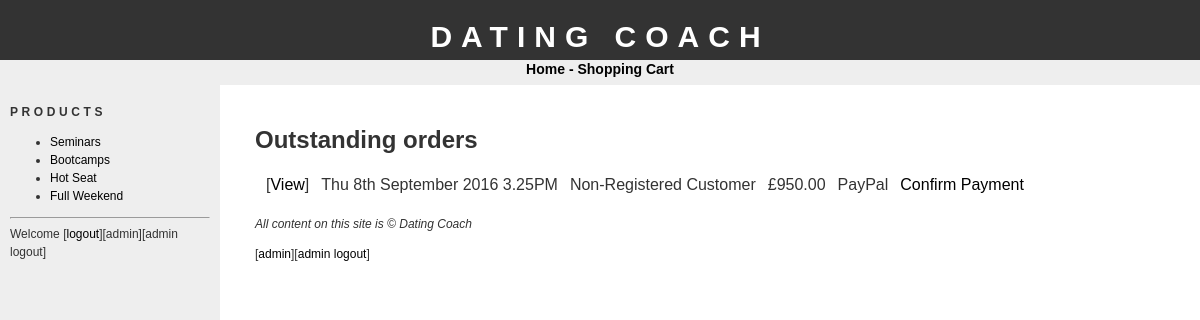
Screenshot of /adminorders.php (signed in) with the database file from the repository.
### tables this page shows
CREATE TABLE `categories` (
  `id` tinyint(4) NOT NULL,
  `name` varchar(100) NOT NULL
);

CREATE TABLE `orders` (
  `id` int(11) NOT NULL,
  `customer_id` int(11) NOT NULL,
  `registered` int(11) NOT NULL,
  `delivery_add_id` int(11) NOT NULL,
  `payment_type` int(11) NOT NULL,
  `date` datetime NOT NULL,
  `status` tinyint(4) NOT NULL,
  `session` varchar(100) NOT NULL,
  `total` float NOT NULL
);

### config.php (called while the page is built, shortened)
<?php
$config_basedir = "http://localhost/go4shop/";

### adminorders.php (the view, shortened to what this page needs)
<?php
require("config.php");
if(isset($_GET['func']) == TRUE) {
$funcsql = "UPDATE orders SET status = 10 WHERE id = " . $_GET['id'];
mysql_query($funcsql);
header("Location: " . $config_basedir . "adminorders.php");
}
else {
require("header.php");
echo "<h1>Outstanding orders</h1>";
$orderssql = "SELECT * FROM orders WHERE status = 2";
$ordersres = mysql_query($orderssql);
$numrows = mysql_num_rows($ordersres);
if($numrows == 0)
{
echo "<strong>No orders</strong>";
}
else
{
echo "<table cellspacing=10>";
while($row = mysql_fetch_assoc($ordersres))
{
echo "<tr>";
echo "<td>[<a href='adminorderdetails.php?id=" . $row['id']. "'>View</a>]</td>";
echo "<td>". date("D jS F Y g.iA", strtotime($row['date'])). "</td>";
echo "<td>";
if($row['registered'] == 1)
{
echo "Registered Customer";
}
else
{
echo "Non-Registered Customer";
}
echo "</td>";
echo "<td>&pound;" . sprintf('%.2f',
$row['total']) . "</td>";
echo "<td>";
if($row['payment_type'] == 1)
{
echo "PayPal";
}
else
{
echo "Cheque";
}
echo "</td>";
echo "<td><a href='adminorders.php?func=conf&id=" . $row['id']. "'>Confirm Payment</a></td>";
echo "</tr>";
}
echo "</table>";
}
}
require("footer.php");
?>

### bar.php
<h1>Products</h1>
<ul>
<?php
$catsql = "SELECT * FROM categories;";
$catres = mysql_query($catsql);
while($catrow = mysql_fetch_assoc($catres))
{
echo "<li><a href='" . $config_basedir. "products.php?id=" . $catrow['id'] . "'>". $catrow['name'] . "</a></li>";
}
?>
</ul>

### css/stylesheet.css (style rules this page uses)
body { font-family: "trebuchet ms", verdana, sans-serif; font-size: 12px; line-height: 1.5em; color: #333; background: #ffffff; margin: 0; padding: 0; text-align: center; width: 100%; }
a:link { text-decoration: none; color: #000; }
#bar h1 { font-size: 12px; text-transform: uppercase; letter-spacing: 0.3em; }

### rows the page displays
categories: name "Seminars"
categories: name "Bootcamps"
categories: name "Hot Seat"
categories: name "Full Weekend"
orders: date "Thu 8th September 2016 3.25PM", registered "Non-Registered Customer", total "950.00", payment_type "PayPal"

### other values shown
$config_sitename "DATING COACH"
$config_sitename "Dating Coach"
